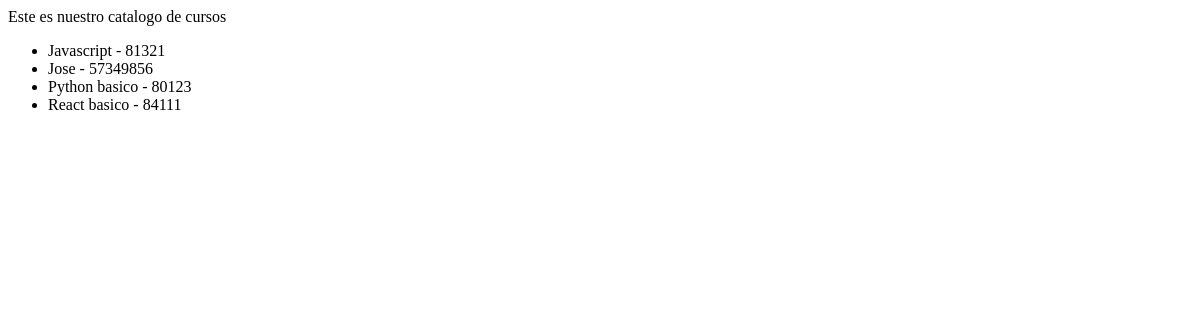
Before: /app-coder/lista-cursos-old/ with the older database file.
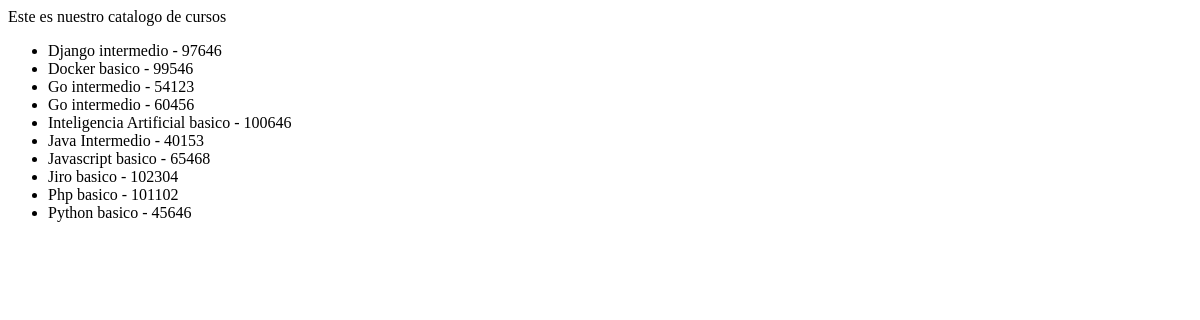
After: the same page with the newer database file.
### app_coder/models.py (models this page shows, shortened)
class Curso(models.Model):
    nombre = models.CharField(max_length=50)
    camada = models.IntegerField()
    class Meta():
        verbose_name = 'Course'
        verbose_name_plural = 'My Courses...'
        ordering = ('nombre', 'camada')

### app_coder/views.py (the view)
# urls.py: path('lista-cursos-old/', lista_cursos),
def lista_cursos(req):
    lista = Curso.objects.all()
    return render(req, "lista_cursos.html", {"lista_cursos": lista})

### app_coder/templates/lista_cursos.html (shortened to what this page needs)
<!DOCTYPE html>
<html lang="en">
<head>
</head>
<body>
    Este es nuestro catalogo de cursos
    <ul>
        {% for curso in lista_cursos %}
            <li>{{curso.nombre}} - {{curso.camada}}</li>
        {% endfor %}
    </ul>
</body>
</html>

Changed rows visible on the page:
added Curso: nombre "Django intermedio", camada "97646"
added Curso: nombre "Docker basico", camada "99546"
added Curso: nombre "Go intermedio", camada "54123"
added Curso: nombre "Go intermedio", camada "60456"
added Curso: nombre "Inteligencia Artificial basico", camada "100646"
added Curso: nombre "Java Intermedio", camada "40153"
changed Curso: nombre "React basico" → "Javascript basico"; camada "84111" → "65468"; moves up the list
changed Curso: nombre "Jose" → "Jiro basico"; camada "57349856" → "102304"; moves down the list
changed Curso: nombre "Javascript" → "Php basico"; camada "81321" → "101102"
changed Curso "Python basico": camada "80123" → "45646"
